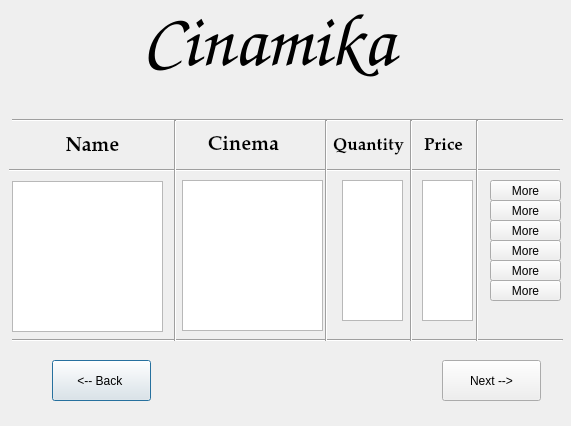
<?xml version="1.0" encoding="UTF-8"?>
<ui version="4.0">
 <class>Page_5</class>
 <widget class="QDialog" name="Page_5">
  <property name="geometry">
   <rect>
    <x>0</x>
    <y>0</y>
    <width>571</width>
    <height>426</height>
   </rect>
  </property>
  <property name="windowTitle">
   <string>Dialog</string>
  </property>
  <widget class="QLabel" name="label">
   <property name="geometry">
    <rect>
     <x>142</x>
     <y>0</y>
     <width>321</width>
     <height>81</height>
    </rect>
   </property>
   <property name="font">
    <font>
     <family>Comic Sans MS</family>
     <pointsize>56</pointsize>
    </font>
   </property>
   <property name="text">
    <string>Cinamika</string>
   </property>
  </widget>
  <widget class="QListWidget" name="NameLs">
   <property name="geometry">
    <rect>
     <x>12</x>
     <y>181</y>
     <width>151</width>
     <height>151</height>
    </rect>
   </property>
  </widget>
  <widget class="Line" name="line_7">
   <property name="geometry">
    <rect>
     <x>12</x>
     <y>325</y>
     <width>551</width>
     <height>31</height>
    </rect>
   </property>
   <property name="orientation">
    <enum>Qt::Horizontal</enum>
   </property>
  </widget>
  <widget class="Line" name="line_5">
   <property name="geometry">
    <rect>
     <x>9</x>
     <y>160</y>
     <width>551</width>
     <height>20</height>
    </rect>
   </property>
   <property name="orientation">
    <enum>Qt::Horizontal</enum>
   </property>
  </widget>
  <widget class="QListWidget" name="CinemaLs">
   <property name="geometry">
    <rect>
     <x>182</x>
     <y>180</y>
     <width>141</width>
     <height>151</height>
    </rect>
   </property>
  </widget>
  <widget class="QListWidget" name="QuanLs">
   <property name="geometry">
    <rect>
     <x>342</x>
     <y>180</y>
     <width>61</width>
     <height>141</height>
    </rect>
   </property>
  </widget>
  <widget class="QLabel" name="label_3">
   <property name="geometry">
    <rect>
     <x>188</x>
     <y>130</y>
     <width>111</width>
     <height>31</height>
    </rect>
   </property>
   <property name="font">
    <font>
     <family>URW Palladio L</family>
     <pointsize>15</pointsize>
     <weight>75</weight>
     <bold>true</bold>
    </font>
   </property>
   <property name="text">
    <string>Cinema</string>
   </property>
   <property name="alignment">
    <set>Qt::AlignCenter</set>
   </property>
  </widget>
  <widget class="Line" name="line_4">
   <property name="geometry">
    <rect>
     <x>12</x>
     <y>100</y>
     <width>551</width>
     <height>41</height>
    </rect>
   </property>
   <property name="orientation">
    <enum>Qt::Horizontal</enum>
   </property>
  </widget>
  <widget class="Line" name="line_3">
   <property name="geometry">
    <rect>
     <x>371</x>
     <y>120</y>
     <width>81</width>
     <height>221</height>
    </rect>
   </property>
   <property name="orientation">
    <enum>Qt::Vertical</enum>
   </property>
  </widget>
  <widget class="Line" name="line_2">
   <property name="geometry">
    <rect>
     <x>281</x>
     <y>120</y>
     <width>91</width>
     <height>221</height>
    </rect>
   </property>
   <property name="orientation">
    <enum>Qt::Vertical</enum>
   </property>
  </widget>
  <widget class="Line" name="line">
   <property name="geometry">
    <rect>
     <x>135</x>
     <y>120</y>
     <width>81</width>
     <height>221</height>
    </rect>
   </property>
   <property name="orientation">
    <enum>Qt::Vertical</enum>
   </property>
  </widget>
  <widget class="QPushButton" name="pushButton_8">
   <property name="geometry">
    <rect>
     <x>52</x>
     <y>360</y>
     <width>99</width>
     <height>41</height>
    </rect>
   </property>
   <property name="text">
    <string>&lt;-- Back </string>
   </property>
  </widget>
  <widget class="QLabel" name="label_2">
   <property name="geometry">
    <rect>
     <x>22</x>
     <y>131</y>
     <width>141</width>
     <height>31</height>
    </rect>
   </property>
   <property name="font">
    <font>
     <family>URW Palladio L</family>
     <pointsize>15</pointsize>
     <weight>75</weight>
     <bold>true</bold>
    </font>
   </property>
   <property name="text">
    <string>Name</string>
   </property>
   <property name="alignment">
    <set>Qt::AlignCenter</set>
   </property>
  </widget>
  <widget class="QLabel" name="label_5">
   <property name="geometry">
    <rect>
     <x>418</x>
     <y>130</y>
     <width>51</width>
     <height>31</height>
    </rect>
   </property>
   <property name="font">
    <font>
     <family>URW Palladio L</family>
     <pointsize>13</pointsize>
     <weight>75</weight>
     <bold>true</bold>
    </font>
   </property>
   <property name="text">
    <string>Price</string>
   </property>
   <property name="alignment">
    <set>Qt::AlignCenter</set>
   </property>
  </widget>
  <widget class="QPushButton" name="pushButton_7">
   <property name="geometry">
    <rect>
     <x>442</x>
     <y>360</y>
     <width>99</width>
     <height>41</height>
    </rect>
   </property>
   <property name="text">
    <string>Next --&gt;</string>
   </property>
  </widget>
  <widget class="Line" name="line_6">
   <property name="geometry">
    <rect>
     <x>452</x>
     <y>120</y>
     <width>51</width>
     <height>221</height>
    </rect>
   </property>
   <property name="orientation">
    <enum>Qt::Vertical</enum>
   </property>
  </widget>
  <widget class="QPushButton" name="pushButton_3">
   <property name="geometry">
    <rect>
     <x>490</x>
     <y>220</y>
     <width>71</width>
     <height>21</height>
    </rect>
   </property>
   <property name="text">
    <string>More</string>
   </property>
  </widget>
  <widget class="QPushButton" name="pushButton_6">
   <property name="geometry">
    <rect>
     <x>490</x>
     <y>280</y>
     <width>71</width>
     <height>21</height>
    </rect>
   </property>
   <property name="text">
    <string>More</string>
   </property>
  </widget>
  <widget class="QLabel" name="label_4">
   <property name="geometry">
    <rect>
     <x>328</x>
     <y>130</y>
     <width>81</width>
     <height>31</height>
    </rect>
   </property>
   <property name="font">
    <font>
     <family>URW Palladio L</family>
     <pointsize>13</pointsize>
     <weight>75</weight>
     <bold>true</bold>
    </font>
   </property>
   <property name="text">
    <string>Quantity</string>
   </property>
   <property name="alignment">
    <set>Qt::AlignCenter</set>
   </property>
  </widget>
  <widget class="QListWidget" name="PriceLs">
   <property name="geometry">
    <rect>
     <x>422</x>
     <y>180</y>
     <width>51</width>
     <height>141</height>
    </rect>
   </property>
  </widget>
  <widget class="QPushButton" name="pushButton_2">
   <property name="geometry">
    <rect>
     <x>490</x>
     <y>200</y>
     <width>71</width>
     <height>21</height>
    </rect>
   </property>
   <property name="text">
    <string>More</string>
   </property>
  </widget>
  <widget class="QPushButton" name="pushButton_5">
   <property name="geometry">
    <rect>
     <x>490</x>
     <y>260</y>
     <width>71</width>
     <height>21</height>
    </rect>
   </property>
   <property name="text">
    <string>More</string>
   </property>
  </widget>
  <widget class="QPushButton" name="pushButton_4">
   <property name="geometry">
    <rect>
     <x>490</x>
     <y>240</y>
     <width>71</width>
     <height>21</height>
    </rect>
   </property>
   <property name="text">
    <string>More</string>
   </property>
  </widget>
  <widget class="QPushButton" name="pushButton">
   <property name="geometry">
    <rect>
     <x>490</x>
     <y>180</y>
     <width>71</width>
     <height>21</height>
    </rect>
   </property>
   <property name="text">
    <string>More</string>
   </property>
  </widget>
 </widget>
 <resources/>
 <connections/>
</ui>
